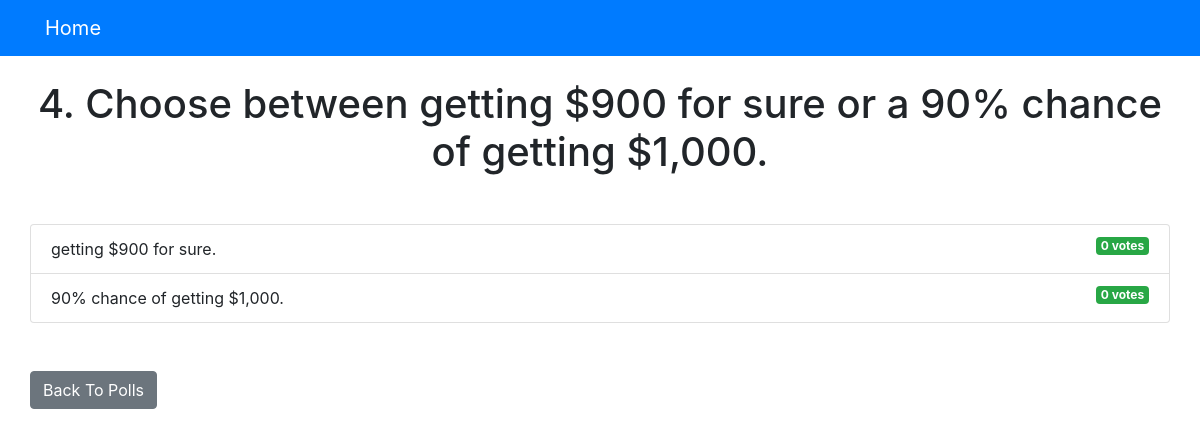
The page /polls/4/results/ on the database its author committed.
### polls/models.py (models this page shows, shortened)
class Question(models.Model):
    question_text = models.CharField(max_length=4000)
    pub_date = models.DateTimeField('date published', default=None)

class Choice(models.Model):
    question = models.ForeignKey(Question, on_delete=models.CASCADE)
    choice_text = models.CharField(max_length=300)
    votes = models.IntegerField(default=0)

### polls/views.py (the view)
# urls.py: path('<int:question_id>/results/', views.results, name ='results'),
def results(request, question_id):
    question = get_object_or_404(Question, pk=question_id)
    return render(request, 'polls/results.html', {'question': question})

### templates/polls/results.html
{% extends 'base.html' %}
{% block content %}
<h1 class ="mb-5 text-center">{{ question.question_text }}</h1>
<ul class ="list-group mb-5">
	{% for choice in question.choice_set.all %}
	<li class ="list-group-item">
		{{ choice.choice_text }} <span class ="badge badge-success float-right">{{ choice.votes }}
			vote{{ choice.votes | pluralize }}</span>
	</li>
	{% endfor %}
</ul>
<a class ="btn btn-secondary" href ="{% url 'polls:index' %}">Back To Polls</a>
{% endblock %}

### rows shown on the page
Question: question_text "4. Choose between getting $900 for sure or a 90% chance of getting $1,000."
Choice: choice_text "getting $900 for sure.", votes "0", votes|pluralize "s"
Choice: choice_text "90% chance of getting $1,000.", votes "0", votes|pluralize "s"
